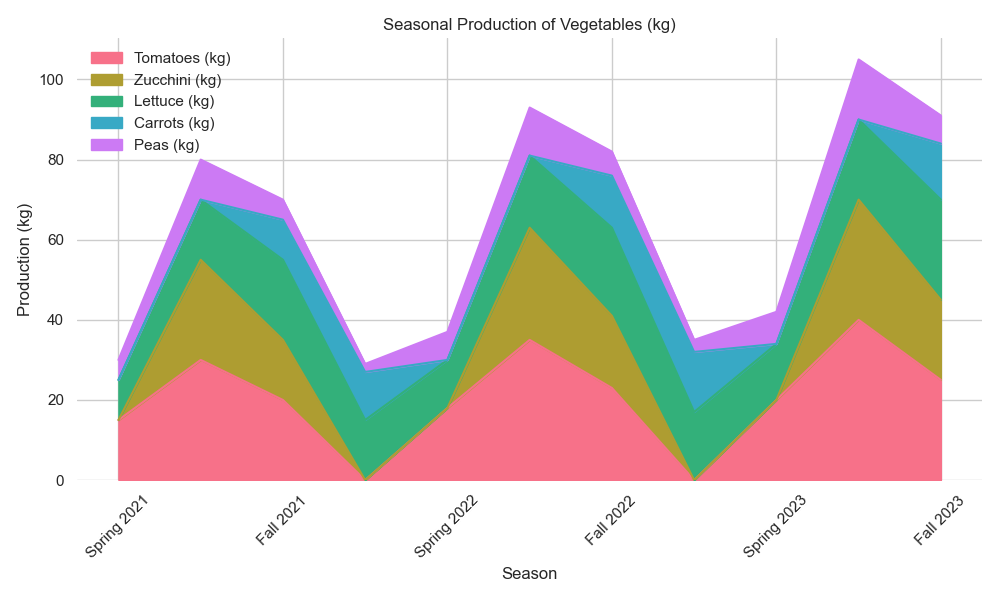

Write the Python code that produced this figure.

import matplotlib.pyplot as plt
import pandas as pd
import seaborn as sns

# Your data loaded into a DataFrame
data = [
    {'Season': 'Spring 2021', 'Tomatoes (kg)': 15, 'Zucchini (kg)': 0, 'Lettuce (kg)': 10, 'Carrots (kg)': 0, 'Peas (kg)': 5},
    {'Season': 'Summer 2021', 'Tomatoes (kg)': 30, 'Zucchini (kg)': 25, 'Lettuce (kg)': 15, 'Carrots (kg)': 0, 'Peas (kg)': 10},
    {'Season': 'Fall 2021', 'Tomatoes (kg)': 20, 'Zucchini (kg)': 15, 'Lettuce (kg)': 20, 'Carrots (kg)': 10, 'Peas (kg)': 5},
    {'Season': 'Winter 2021', 'Tomatoes (kg)': 0, 'Zucchini (kg)': 0, 'Lettuce (kg)': 15, 'Carrots (kg)': 12, 'Peas (kg)': 2},
    {'Season': 'Spring 2022', 'Tomatoes (kg)': 18, 'Zucchini (kg)': 0, 'Lettuce (kg)': 12, 'Carrots (kg)': 0, 'Peas (kg)': 7},
    {'Season': 'Summer 2022', 'Tomatoes (kg)': 35, 'Zucchini (kg)': 28, 'Lettuce (kg)': 18, 'Carrots (kg)': 0, 'Peas (kg)': 12},
    {'Season': 'Fall 2022', 'Tomatoes (kg)': 23, 'Zucchini (kg)': 18, 'Lettuce (kg)': 22, 'Carrots (kg)': 13, 'Peas (kg)': 6},
    {'Season': 'Winter 2022', 'Tomatoes (kg)': 0, 'Zucchini (kg)': 0, 'Lettuce (kg)': 17, 'Carrots (kg)': 15, 'Peas (kg)': 3},
    {'Season': 'Spring 2023', 'Tomatoes (kg)': 20, 'Zucchini (kg)': 0, 'Lettuce (kg)': 14, 'Carrots (kg)': 0, 'Peas (kg)': 8},
    {'Season': 'Summer 2023', 'Tomatoes (kg)': 40, 'Zucchini (kg)': 30, 'Lettuce (kg)': 20, 'Carrots (kg)': 0, 'Peas (kg)': 15},
    {'Season': 'Fall 2023', 'Tomatoes (kg)': 25, 'Zucchini (kg)': 20, 'Lettuce (kg)': 25, 'Carrots (kg)': 14, 'Peas (kg)': 7}
]

# Create DataFrame from the data
df = pd.DataFrame(data)
# Set the 'Season' column as the index for plotting
df.set_index('Season', inplace=True)

# We will use Seaborn to set the visual aesthetics
sns.set_theme(style="whitegrid")

# Define a color palette
palette = sns.color_palette("husl", len(df.columns))

# Stacked area plot
fig, ax = plt.subplots(figsize=(10, 6))
df.plot(kind='area', stacked=True, ax=ax, color=palette)

# Customize the plot with Seaborn's styling
sns.despine(left=True, bottom=True)

# Adding title and labels
plt.title('Seasonal Production of Vegetables (kg)')
plt.ylabel('Production (kg)')
plt.xlabel('Season')
plt.xticks(rotation=45)
plt.tight_layout()

# Show the plot
plt.show()
